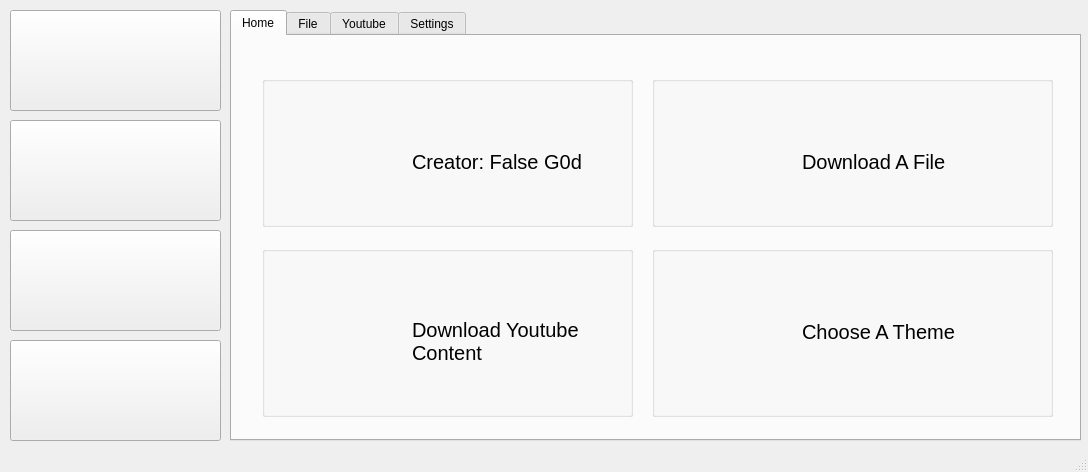
<?xml version="1.0" encoding="UTF-8"?>
<ui version="4.0">
 <class>MainWindow</class>
 <widget class="QMainWindow" name="MainWindow">
  <property name="geometry">
   <rect>
    <x>0</x>
    <y>0</y>
    <width>1088</width>
    <height>472</height>
   </rect>
  </property>
  <property name="windowTitle">
   <string>Download Manager</string>
  </property>
  <widget class="QWidget" name="centralwidget">
   <widget class="QTabWidget" name="tabWidget">
    <property name="geometry">
     <rect>
      <x>230</x>
      <y>10</y>
      <width>851</width>
      <height>431</height>
     </rect>
    </property>
    <property name="currentIndex">
     <number>0</number>
    </property>
    <widget class="QWidget" name="tab_5">
     <attribute name="title">
      <string>Home</string>
     </attribute>
     <widget class="QGroupBox" name="groupBox">
      <property name="geometry">
       <rect>
        <x>30</x>
        <y>40</y>
        <width>371</width>
        <height>151</height>
       </rect>
      </property>
      <property name="title">
       <string/>
      </property>
      <widget class="QLabel" name="label_8">
       <property name="geometry">
        <rect>
         <x>10</x>
         <y>60</y>
         <width>55</width>
         <height>16</height>
        </rect>
       </property>
       <property name="text">
        <string/>
       </property>
      </widget>
      <widget class="QLabel" name="label_9">
       <property name="geometry">
        <rect>
         <x>20</x>
         <y>20</y>
         <width>111</width>
         <height>111</height>
        </rect>
       </property>
       <property name="text">
        <string/>
       </property>
       <property name="pixmap">
        <pixmap resource="photos.qrc">:/icons/Logo.png</pixmap>
       </property>
       <property name="scaledContents">
        <bool>true</bool>
       </property>
      </widget>
      <widget class="QLabel" name="label_14">
       <property name="geometry">
        <rect>
         <x>150</x>
         <y>40</y>
         <width>191</width>
         <height>91</height>
        </rect>
       </property>
       <property name="font">
        <font>
         <pointsize>15</pointsize>
        </font>
       </property>
       <property name="text">
        <string>Creator: False G0d</string>
       </property>
       <property name="scaledContents">
        <bool>false</bool>
       </property>
       <property name="wordWrap">
        <bool>true</bool>
       </property>
      </widget>
     </widget>
     <widget class="QGroupBox" name="groupBox_2">
      <property name="geometry">
       <rect>
        <x>30</x>
        <y>210</y>
        <width>371</width>
        <height>171</height>
       </rect>
      </property>
      <property name="title">
       <string/>
      </property>
      <widget class="QLabel" name="label_15">
       <property name="geometry">
        <rect>
         <x>20</x>
         <y>40</y>
         <width>111</width>
         <height>81</height>
        </rect>
       </property>
       <property name="text">
        <string/>
       </property>
       <property name="pixmap">
        <pixmap resource="photos.qrc">:/icons/youtube.png</pixmap>
       </property>
       <property name="scaledContents">
        <bool>true</bool>
       </property>
      </widget>
      <widget class="QLabel" name="label_16">
       <property name="geometry">
        <rect>
         <x>150</x>
         <y>50</y>
         <width>191</width>
         <height>91</height>
        </rect>
       </property>
       <property name="font">
        <font>
         <pointsize>15</pointsize>
        </font>
       </property>
       <property name="text">
        <string>Download Youtube Content</string>
       </property>
       <property name="scaledContents">
        <bool>false</bool>
       </property>
       <property name="wordWrap">
        <bool>true</bool>
       </property>
      </widget>
     </widget>
     <widget class="QGroupBox" name="groupBox_3">
      <property name="geometry">
       <rect>
        <x>420</x>
        <y>40</y>
        <width>401</width>
        <height>151</height>
       </rect>
      </property>
      <property name="title">
       <string/>
      </property>
      <widget class="QLabel" name="label_17">
       <property name="geometry">
        <rect>
         <x>20</x>
         <y>20</y>
         <width>111</width>
         <height>111</height>
        </rect>
       </property>
       <property name="text">
        <string/>
       </property>
       <property name="pixmap">
        <pixmap resource="photos.qrc">:/icons/down.png</pixmap>
       </property>
       <property name="scaledContents">
        <bool>true</bool>
       </property>
      </widget>
      <widget class="QLabel" name="label_18">
       <property name="geometry">
        <rect>
         <x>150</x>
         <y>40</y>
         <width>191</width>
         <height>91</height>
        </rect>
       </property>
       <property name="font">
        <font>
         <pointsize>15</pointsize>
        </font>
       </property>
       <property name="text">
        <string>Download A File</string>
       </property>
       <property name="scaledContents">
        <bool>false</bool>
       </property>
       <property name="wordWrap">
        <bool>true</bool>
       </property>
      </widget>
     </widget>
     <widget class="QGroupBox" name="groupBox_4">
      <property name="geometry">
       <rect>
        <x>420</x>
        <y>210</y>
        <width>401</width>
        <height>171</height>
       </rect>
      </property>
      <property name="title">
       <string/>
      </property>
      <widget class="QLabel" name="label_19">
       <property name="geometry">
        <rect>
         <x>40</x>
         <y>20</y>
         <width>81</width>
         <height>111</height>
        </rect>
       </property>
       <property name="text">
        <string/>
       </property>
       <property name="pixmap">
        <pixmap resource="photos.qrc">:/icons/settings.png</pixmap>
       </property>
       <property name="scaledContents">
        <bool>true</bool>
       </property>
      </widget>
      <widget class="QLabel" name="label_20">
       <property name="geometry">
        <rect>
         <x>150</x>
         <y>40</y>
         <width>191</width>
         <height>91</height>
        </rect>
       </property>
       <property name="font">
        <font>
         <pointsize>15</pointsize>
        </font>
       </property>
       <property name="text">
        <string>Choose A Theme</string>
       </property>
       <property name="scaledContents">
        <bool>false</bool>
       </property>
       <property name="wordWrap">
        <bool>true</bool>
       </property>
      </widget>
     </widget>
    </widget>
    <widget class="QWidget" name="tab">
     <attribute name="title">
      <string>File</string>
     </attribute>
     <widget class="QPushButton" name="pushButton">
      <property name="geometry">
       <rect>
        <x>380</x>
        <y>320</y>
        <width>93</width>
        <height>28</height>
       </rect>
      </property>
      <property name="text">
       <string>Download</string>
      </property>
      <property name="icon">
       <iconset>
        <normaloff>icons/download.png</normaloff>icons/download.png</iconset>
      </property>
     </widget>
     <widget class="QLineEdit" name="lineEdit">
      <property name="geometry">
       <rect>
        <x>70</x>
        <y>60</y>
        <width>721</width>
        <height>31</height>
       </rect>
      </property>
      <property name="placeholderText">
       <string>Enter the Download Link</string>
      </property>
     </widget>
     <widget class="QLineEdit" name="lineEdit_2">
      <property name="geometry">
       <rect>
        <x>70</x>
        <y>160</y>
        <width>621</width>
        <height>31</height>
       </rect>
      </property>
      <property name="placeholderText">
       <string>Enter the Save Location</string>
      </property>
     </widget>
     <widget class="QPushButton" name="pushButton_2">
      <property name="geometry">
       <rect>
        <x>700</x>
        <y>160</y>
        <width>93</width>
        <height>31</height>
       </rect>
      </property>
      <property name="text">
       <string>Browse</string>
      </property>
      <property name="icon">
       <iconset resource="photos.qrc">
        <normaloff>:/icons/browse.png</normaloff>:/icons/browse.png</iconset>
      </property>
     </widget>
     <widget class="QProgressBar" name="progressBar">
      <property name="geometry">
       <rect>
        <x>70</x>
        <y>240</y>
        <width>731</width>
        <height>23</height>
       </rect>
      </property>
      <property name="value">
       <number>0</number>
      </property>
     </widget>
    </widget>
    <widget class="QWidget" name="tab_2">
     <attribute name="title">
      <string>Youtube</string>
     </attribute>
     <widget class="QTabWidget" name="tabWidget_2">
      <property name="geometry">
       <rect>
        <x>0</x>
        <y>0</y>
        <width>851</width>
        <height>431</height>
       </rect>
      </property>
      <property name="currentIndex">
       <number>0</number>
      </property>
      <widget class="QWidget" name="tab_3">
       <attribute name="title">
        <string>Current Video</string>
       </attribute>
       <widget class="QLineEdit" name="lineEdit_5">
        <property name="geometry">
         <rect>
          <x>50</x>
          <y>110</y>
          <width>621</width>
          <height>31</height>
         </rect>
        </property>
        <property name="placeholderText">
         <string>Enter the Save Location</string>
        </property>
       </widget>
       <widget class="QPushButton" name="pushButton_5">
        <property name="geometry">
         <rect>
          <x>370</x>
          <y>300</y>
          <width>93</width>
          <height>28</height>
         </rect>
        </property>
        <property name="text">
         <string>Download</string>
        </property>
        <property name="icon">
         <iconset>
          <normaloff>icons/download.png</normaloff>icons/download.png</iconset>
        </property>
       </widget>
       <widget class="QPushButton" name="pushButton_6">
        <property name="geometry">
         <rect>
          <x>680</x>
          <y>110</y>
          <width>93</width>
          <height>28</height>
         </rect>
        </property>
        <property name="text">
         <string>Browse</string>
        </property>
        <property name="icon">
         <iconset resource="photos.qrc">
          <normaloff>:/icons/browse.png</normaloff>:/icons/browse.png</iconset>
        </property>
       </widget>
       <widget class="QProgressBar" name="progressBar_3">
        <property name="geometry">
         <rect>
          <x>50</x>
          <y>350</y>
          <width>721</width>
          <height>23</height>
         </rect>
        </property>
        <property name="value">
         <number>0</number>
        </property>
       </widget>
       <widget class="QLabel" name="label">
        <property name="geometry">
         <rect>
          <x>50</x>
          <y>180</y>
          <width>91</width>
          <height>16</height>
         </rect>
        </property>
        <property name="text">
         <string>Select Quality</string>
        </property>
       </widget>
       <widget class="QComboBox" name="comboBox">
        <property name="geometry">
         <rect>
          <x>170</x>
          <y>180</y>
          <width>261</width>
          <height>22</height>
         </rect>
        </property>
       </widget>
       <widget class="QPushButton" name="pushButton_7">
        <property name="geometry">
         <rect>
          <x>680</x>
          <y>50</y>
          <width>93</width>
          <height>28</height>
         </rect>
        </property>
        <property name="text">
         <string>Get</string>
        </property>
        <property name="icon">
         <iconset resource="photos.qrc">
          <normaloff>:/icons/get.png</normaloff>:/icons/get.png</iconset>
        </property>
       </widget>
       <widget class="QLineEdit" name="lineEdit_6">
        <property name="geometry">
         <rect>
          <x>50</x>
          <y>50</y>
          <width>621</width>
          <height>31</height>
         </rect>
        </property>
        <property name="placeholderText">
         <string>Enter Video URL</string>
        </property>
       </widget>
       <widget class="QLabel" name="label_5">
        <property name="geometry">
         <rect>
          <x>640</x>
          <y>320</y>
          <width>151</width>
          <height>20</height>
         </rect>
        </property>
        <property name="text">
         <string>Remaining Time:</string>
        </property>
       </widget>
      </widget>
      <widget class="QWidget" name="tab_4">
       <attribute name="title">
        <string>Full Playlist</string>
       </attribute>
       <widget class="QPushButton" name="pushButton_8">
        <property name="geometry">
         <rect>
          <x>680</x>
          <y>110</y>
          <width>93</width>
          <height>28</height>
         </rect>
        </property>
        <property name="text">
         <string>Browse</string>
        </property>
        <property name="icon">
         <iconset resource="photos.qrc">
          <normaloff>:/icons/browse.png</normaloff>:/icons/browse.png</iconset>
        </property>
       </widget>
       <widget class="QPushButton" name="pushButton_10">
        <property name="geometry">
         <rect>
          <x>370</x>
          <y>300</y>
          <width>93</width>
          <height>28</height>
         </rect>
        </property>
        <property name="text">
         <string>Download</string>
        </property>
        <property name="icon">
         <iconset>
          <normaloff>icons/download.png</normaloff>icons/download.png</iconset>
        </property>
       </widget>
       <widget class="QComboBox" name="comboBox_2">
        <property name="geometry">
         <rect>
          <x>170</x>
          <y>180</y>
          <width>261</width>
          <height>22</height>
         </rect>
        </property>
        <item>
         <property name="text">
          <string>1080</string>
         </property>
        </item>
        <item>
         <property name="text">
          <string>720</string>
         </property>
        </item>
        <item>
         <property name="text">
          <string>480</string>
         </property>
        </item>
        <item>
         <property name="text">
          <string>360</string>
         </property>
        </item>
        <item>
         <property name="text">
          <string>240</string>
         </property>
        </item>
        <item>
         <property name="text">
          <string>144</string>
         </property>
        </item>
       </widget>
       <widget class="QProgressBar" name="progressBar_4">
        <property name="geometry">
         <rect>
          <x>50</x>
          <y>350</y>
          <width>721</width>
          <height>23</height>
         </rect>
        </property>
        <property name="value">
         <number>0</number>
        </property>
       </widget>
       <widget class="QLineEdit" name="lineEdit_7">
        <property name="geometry">
         <rect>
          <x>50</x>
          <y>50</y>
          <width>721</width>
          <height>31</height>
         </rect>
        </property>
        <property name="placeholderText">
         <string>Enter Playlist URL</string>
        </property>
       </widget>
       <widget class="QLabel" name="label_2">
        <property name="geometry">
         <rect>
          <x>50</x>
          <y>180</y>
          <width>91</width>
          <height>16</height>
         </rect>
        </property>
        <property name="text">
         <string>Select Quality</string>
        </property>
       </widget>
       <widget class="QLineEdit" name="lineEdit_8">
        <property name="geometry">
         <rect>
          <x>50</x>
          <y>110</y>
          <width>621</width>
          <height>31</height>
         </rect>
        </property>
        <property name="placeholderText">
         <string>Enter the Save Location</string>
        </property>
       </widget>
       <widget class="QLabel" name="label_3">
        <property name="geometry">
         <rect>
          <x>210</x>
          <y>260</y>
          <width>91</width>
          <height>16</height>
         </rect>
        </property>
        <property name="text">
         <string>Current Video</string>
        </property>
       </widget>
       <widget class="QLabel" name="label_4">
        <property name="geometry">
         <rect>
          <x>440</x>
          <y>260</y>
          <width>91</width>
          <height>16</height>
         </rect>
        </property>
        <property name="text">
         <string>The Full Playlist Video</string>
        </property>
       </widget>
       <widget class="QLCDNumber" name="lcdNumber">
        <property name="geometry">
         <rect>
          <x>310</x>
          <y>260</y>
          <width>64</width>
          <height>23</height>
         </rect>
        </property>
       </widget>
       <widget class="QLCDNumber" name="lcdNumber_2">
        <property name="geometry">
         <rect>
          <x>560</x>
          <y>260</y>
          <width>64</width>
          <height>23</height>
         </rect>
        </property>
       </widget>
       <widget class="QLabel" name="label_6">
        <property name="geometry">
         <rect>
          <x>640</x>
          <y>320</y>
          <width>151</width>
          <height>20</height>
         </rect>
        </property>
        <property name="text">
         <string>Remaining Time:</string>
        </property>
       </widget>
      </widget>
     </widget>
    </widget>
    <widget class="QWidget" name="tab_6">
     <attribute name="title">
      <string>Settings</string>
     </attribute>
     <widget class="QPushButton" name="pushButton_12">
      <property name="geometry">
       <rect>
        <x>30</x>
        <y>200</y>
        <width>141</width>
        <height>121</height>
       </rect>
      </property>
      <property name="font">
       <font>
        <pointsize>19</pointsize>
       </font>
      </property>
      <property name="text">
       <string>Light</string>
      </property>
     </widget>
     <widget class="QPushButton" name="pushButton_13">
      <property name="geometry">
       <rect>
        <x>190</x>
        <y>200</y>
        <width>141</width>
        <height>121</height>
       </rect>
      </property>
      <property name="font">
       <font>
        <pointsize>19</pointsize>
       </font>
      </property>
      <property name="text">
       <string>Original</string>
      </property>
     </widget>
     <widget class="QPushButton" name="pushButton_14">
      <property name="geometry">
       <rect>
        <x>350</x>
        <y>200</y>
        <width>141</width>
        <height>121</height>
       </rect>
      </property>
      <property name="font">
       <font>
        <pointsize>19</pointsize>
       </font>
      </property>
      <property name="text">
       <string>Dark</string>
      </property>
     </widget>
     <widget class="QLabel" name="label_7">
      <property name="geometry">
       <rect>
        <x>270</x>
        <y>90</y>
        <width>371</width>
        <height>51</height>
       </rect>
      </property>
      <property name="font">
       <font>
        <pointsize>25</pointsize>
       </font>
      </property>
      <property name="text">
       <string>Choose Your Style</string>
      </property>
     </widget>
     <widget class="QPushButton" name="pushButton_15">
      <property name="geometry">
       <rect>
        <x>510</x>
        <y>200</y>
        <width>141</width>
        <height>121</height>
       </rect>
      </property>
      <property name="font">
       <font>
        <pointsize>19</pointsize>
       </font>
      </property>
      <property name="text">
       <string>Grey</string>
      </property>
     </widget>
     <widget class="QPushButton" name="pushButton_16">
      <property name="geometry">
       <rect>
        <x>670</x>
        <y>200</y>
        <width>141</width>
        <height>121</height>
       </rect>
      </property>
      <property name="font">
       <font>
        <pointsize>19</pointsize>
       </font>
      </property>
      <property name="text">
       <string>None</string>
      </property>
     </widget>
    </widget>
   </widget>
   <widget class="QPushButton" name="pushButton_3">
    <property name="geometry">
     <rect>
      <x>10</x>
      <y>10</y>
      <width>211</width>
      <height>101</height>
     </rect>
    </property>
    <property name="text">
     <string/>
    </property>
    <property name="icon">
     <iconset resource="photos.qrc">
      <normaloff>:/icons/home.png</normaloff>:/icons/home.png</iconset>
    </property>
    <property name="iconSize">
     <size>
      <width>80</width>
      <height>80</height>
     </size>
    </property>
   </widget>
   <widget class="QPushButton" name="pushButton_4">
    <property name="geometry">
     <rect>
      <x>10</x>
      <y>230</y>
      <width>211</width>
      <height>101</height>
     </rect>
    </property>
    <property name="text">
     <string/>
    </property>
    <property name="icon">
     <iconset resource="photos.qrc">
      <normaloff>:/icons/youtube.png</normaloff>:/icons/youtube.png</iconset>
    </property>
    <property name="iconSize">
     <size>
      <width>80</width>
      <height>80</height>
     </size>
    </property>
   </widget>
   <widget class="QPushButton" name="pushButton_9">
    <property name="geometry">
     <rect>
      <x>10</x>
      <y>120</y>
      <width>211</width>
      <height>101</height>
     </rect>
    </property>
    <property name="text">
     <string/>
    </property>
    <property name="icon">
     <iconset resource="photos.qrc">
      <normaloff>:/icons/down.png</normaloff>:/icons/down.png</iconset>
    </property>
    <property name="iconSize">
     <size>
      <width>80</width>
      <height>80</height>
     </size>
    </property>
   </widget>
   <widget class="QPushButton" name="pushButton_11">
    <property name="geometry">
     <rect>
      <x>10</x>
      <y>340</y>
      <width>211</width>
      <height>101</height>
     </rect>
    </property>
    <property name="text">
     <string/>
    </property>
    <property name="icon">
     <iconset resource="photos.qrc">
      <normaloff>:/icons/settings.png</normaloff>:/icons/settings.png</iconset>
    </property>
    <property name="iconSize">
     <size>
      <width>80</width>
      <height>80</height>
     </size>
    </property>
   </widget>
  </widget>
  <widget class="QMenuBar" name="menubar">
   <property name="geometry">
    <rect>
     <x>0</x>
     <y>0</y>
     <width>1088</width>
     <height>26</height>
    </rect>
   </property>
  </widget>
  <widget class="QStatusBar" name="statusbar"/>
 </widget>
 <resources>
  <include location="photos.qrc"/>
 </resources>
 <connections/>
</ui>
